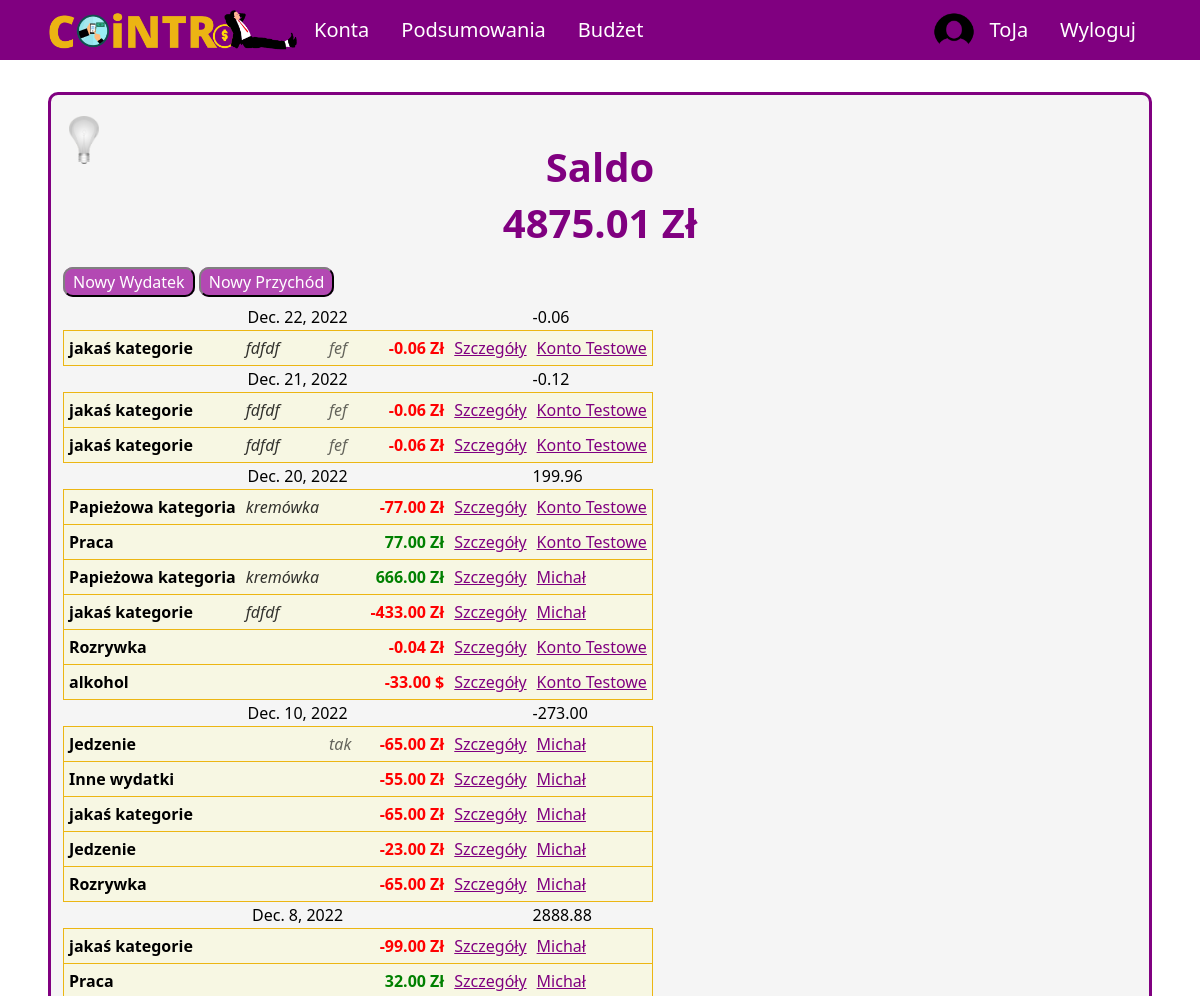
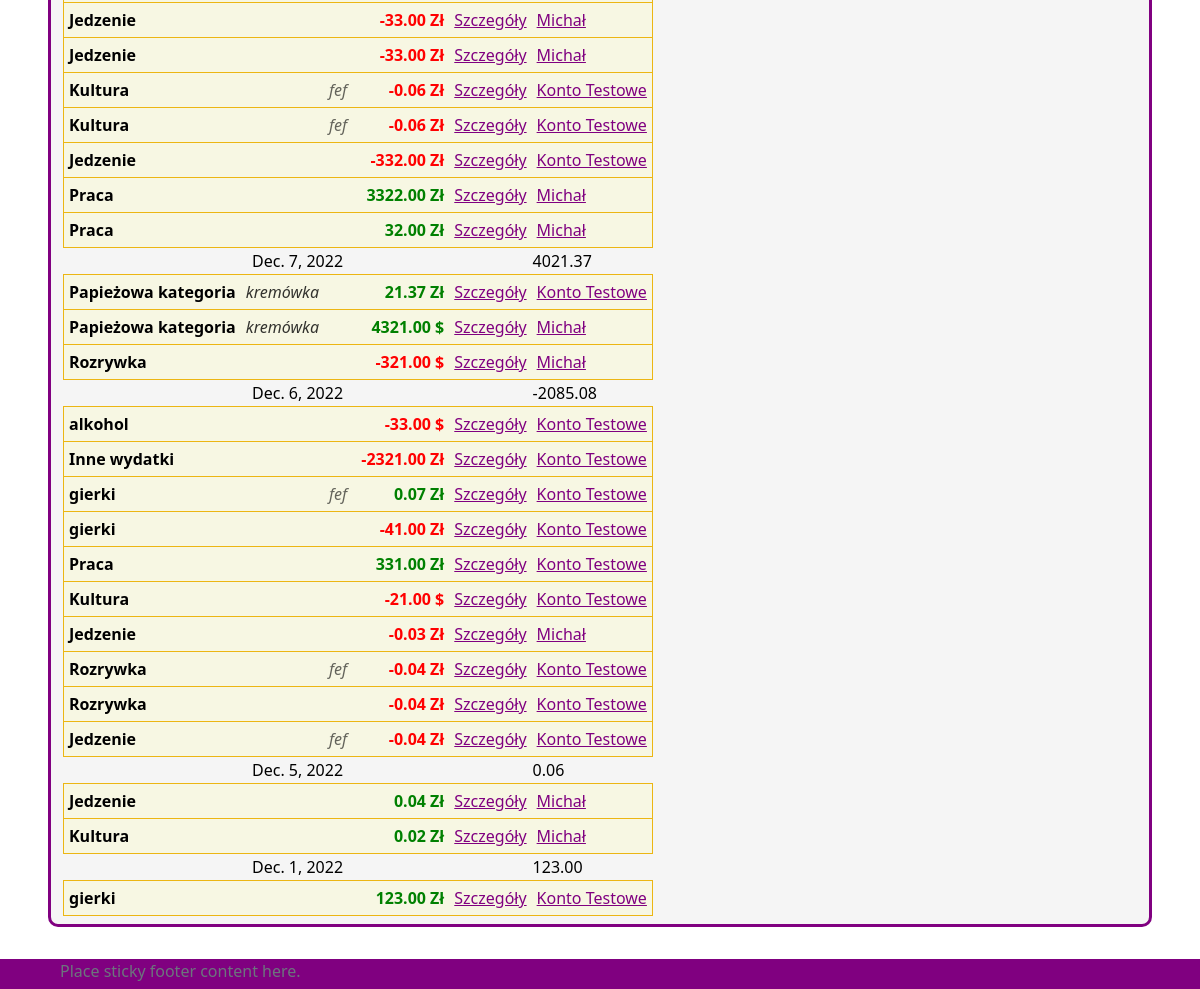
Screenshot of / (signed in) with the database file from the repository (2 pictures, top to bottom).
### UsersApp/models.py (models this page shows, shortened)
class Profile(models.Model):
    user = models.OneToOneField(User, on_delete=models.CASCADE, null=True, blank=True)
    name = models.CharField(max_length=200, blank=True, null=True)
    email = models.EmailField(max_length=400, null=True, blank=True)
    username = models.CharField(max_length=200, blank=True, null=True)
    currency = models.ForeignKey('Currency', on_delete=models.SET_NULL, null=True)
    image = models.ImageField(null=True, blank=True)
    created = models.DateTimeField(auto_now_add=True)
    id = models.UUIDField(default=uuid.uuid4, unique=True,
                            primary_key=True, editable=False)

class Currency(models.Model):
    name = models.CharField(max_length=100)
    access_name = models.CharField(max_length=20) #access_name nazwa aby zdobyć kurs walut
    sign = models.CharField(max_length=5) #znak waluty
    id = models.UUIDField(default=uuid.uuid4, unique=True,
                            primary_key=True, editable=False)

class Category(models.Model):
    SCOPE_CHOICES = (
    ("INCOME", "income"),
    ("EXPENSE", "expense"),
    )
    name = models.CharField(max_length=255)
    owner = models.ForeignKey(Profile, null=True, blank=True, on_delete=models.CASCADE)
    scope = models.CharField(max_length=10, choices=SCOPE_CHOICES) #income / expense - do oddzielenia rodzaju transakcji
    id = models.UUIDField(default=uuid.uuid4, unique=True, primary_key=True, editable=False)
    def __str__(self):
        return self.name

class Subcategory(models.Model):
    name = models.CharField(max_length=255)
    id_category = models.ForeignKey(Category, on_delete=models.CASCADE)
    id = models.UUIDField(default=uuid.uuid4, unique=True, primary_key=True, editable=False)
    def __str__(self):
        return self.name

### aplication/models.py (models this page shows, shortened)
class Transaction(models.Model):
    id_account = models.ForeignKey(Account, on_delete=models.CASCADE)
    id_user = models.ForeignKey(Profile, on_delete=models.SET_NULL, null=True) #konto z którego dokonano transakcji zostało usunięte ale transakcja ma pozostać
    id_category = models.ForeignKey(Category, on_delete=models.CASCADE)
    id_subcategory = models.ForeignKey(Subcategory, on_delete=models.SET_NULL, null=True, blank=True)
    currency = models.ForeignKey(Currency, on_delete=models.SET_NULL, null=True)
    is_periodic = models.BooleanField(default=False)
    amount = models.DecimalField(max_digits=10, decimal_places=2)
    converted_amount = models.DecimalField(max_digits=10, decimal_places=2)
    transaction_date = models.DateField()
    description = models.CharField(max_length=255, blank=True, null=True)
    id = models.UUIDField(default=uuid.uuid4, unique=True, primary_key=True, editable=False)

class Account(models.Model):
    owner = models.ForeignKey(Profile, null=True, blank=True, on_delete=models.CASCADE)
    name = models.CharField(max_length=30)
    currency = models.ForeignKey(Currency, on_delete=models.SET_NULL, null=True)
    is_shared = models.BooleanField(default=False)
    description = models.CharField(max_length=100, null=True, blank=True)
    id = models.UUIDField(default=uuid.uuid4, unique=True, primary_key=True, editable=False)

### aplication/views/account_views.py (the view)
# urls.py: 2. Add a URL to urlpatterns:  path('', views.home, name='home')
def home(request):
    if request.user.is_authenticated:
        all_transactions = Transaction.objects.filter(id_user=request.user.profile).order_by('-transaction_date')
        dates = []
        transactions = []
        values = []
        for t in all_transactions:
            if t.transaction_date not in dates:
                dates.append(t.transaction_date)
        for dt in dates:
            values.append(sum(tr.converted_amount for tr in all_transactions if tr.transaction_date == dt))
            transactions.append(reversed([tr for tr in all_transactions if tr.transaction_date == dt]))
        daily = zip(dates, transactions, values)
        balance = sum(v for v in values)
        context = {
            'profile': request.user.profile,
            'daily': daily,
            'profile_balance': balance,
        }
        return render(request, 'application/home/home-login.html', context)
    else:
        return render(request, 'application/home/home-logout.html')

### templates/application/home/home-login.html (shortened to what this page needs)
{% extends 'application/base.html' %}
{% block content %}
    <div class="title">
        <h1>Saldo</h1>
        <h1>{{ profile_balance }} {{ profile.currency.sign }}</h1>
    </div>
    <div class="content">
        <p class="buttons">
            <a class="button" href="{% url 'addExpenseAccountless' %}">Nowy Wydatek</a>
            <a class="button" href="{% url 'addIncomeAccountless' %}">Nowy Przychód</a>
        </p>
        <table>
        {% for date, transactions, value in daily %}
            <tr class="date">
                <td class="center" colspan="5">{{ date }}</td>
                <td>{{ value }}</td>
            </tr>
            {% for tr in transactions %}
                <tr class="transaction">
                    <td id="transaction-category" class="bold">{{ tr.id_category }}</td>
                    {% if tr.id_subcategory %}
                    <td id="transaction-subcategory">{{ tr.id_subcategory }}</td>
                    {% else %}
                    <td id="transaction-subcategory"></td>
                    {% endif %}
                    {% if tr.description %}
                    <td id="transaction-description">{{ tr.description }}</td>
                    {% else %}
                    <td id="transaction-description"></td>
                    {% endif %}
                    {% if tr.converted_amount >= 0 %}
                        <td id="transaction-amount" class="income">{{ tr.converted_amount }} {{ tr.currency.sign }}</td>
                    {% else %}
                        <td id="transaction-amount" class="expense">{{ tr.converted_amount }} {{ tr.currency.sign }}</td>
                    {% endif %}
                    <td><a class="purple" href="{% url 'showTransaction' tr.id 1 %}">Szczegóły</a></td>
                    <td id="transaction-account">
                        <a id="tr-acc-link" class="purple" href="{% url 'account' pk=tr.id_account.id %}">{{ tr.id_account.name }}</a>
                    </td>
                </tr>
            {% endfor %}
        {% endfor %}
        </table>
    </div>
{% endblock  %}

### templates/application/base.html (shortened to what this page needs)
{%load static%}
<!DOCTYPE html>
<html lang="pl">
<head>
    <link href="https://cdn.jsdelivr.net/npm/bootstrap@5.2.2/dist/css/bootstrap.min.css" rel="stylesheet">
    <link rel="stylesheet" type="text/css" href="{% static 'css/style.css' %}">
</head>
<body onload="checkColorMode()">
    <nav class="nav">
        {% if user.is_authenticated %}
        <ul class="nav justify-content-start">
            <li class="nav-item"><a id="logo-link" class="nav-link" href="{% url 'home' %}">
                <img onmouseover="logoHover()" onmouseout="logoOut()" id="app-logo" src="{% static 'images/logo.png' %}">
            </a>
            <li class="nav-item"><a class="nav-link" href="{% url 'all-accounts' %}">Konta</a></li>
            <li class="nav-item"><a class="nav-link" href="{% url 'summary' %}">Podsumowania</a></li>
            <li class="nav-item"><a class="nav-link" href="{% url 'budget' %}">Budżet</a></li>
        </ul>
        <ul class="nav justify-content-end">
            <img src="{% static 'images/circle_user_image.png' %}", style="border-radius: 50%; width: 40px;">
            <li class="nav-item"><a class="nav-link" href="{% url 'profile' %}">{{ user.username }}</a></li>
            <li class="nav-item"><a class="nav-link" href="{% url 'logout' %}">Wyloguj</a></li>
        </ul>
        {% endif %}
    </nav>
    <div id = "site-content">
        <button onclick="darkMode()" id="dark-mode-button"><img id="light-bulb" src="{% static 'images/bulb_off.png' %}" /></button>
        {% block content %}
        {% endblock %}
    </div>
    <footer class="footer">
        <div class="container">
            <span class="text-muted">Place sticky footer content here.</span>
        </div>
    </footer>
</body>
</html>

### aplication/static/css/style.css (style rules this page uses)
body { background-color: white; color: black; }
a.nav-link { color: white; font-size: 20px; }
ul.nav { align-items: center; }
nav.nav { height: 60px; background-color: purple; justify-content: space-between; padding-left: 4vw; padding-right: 4vw; }
#logo-link { padding: 0; }
#app-logo { width: 250px; }
#site-content { min-height: calc(100vh - 60px - 8vh - 30px); margin-top: 4vh; margin-bottom: 4vh; margin-left: 4vw; margin-right: 4vw; padding-left: 1vw; padding-right: 1vw; padding-top: 1vh; padding-bottom: 1vh; border: 3px solid purple; border-radius: 10px; background-color: whitesmoke; position: relative; }
#dark-mode-button { position: absolute; top: 20px; }
#dark-mode-button > img { width: 30px; }
div.title { padding-top: 5vh; display: flex; align-items: center; flex-direction: column; }
div.title h1 { color: purple; font-size: 40px; font-weight: bold; }
div.content { margin-top: 15px; }
tr.transaction { border: 1px solid rgb(236, 182, 19); border-collapse: collapse; background-color: rgba(250, 250, 210, 0.5); }
tr.transaction > td { padding: 5px; }
#transaction-subcategory { font-style: italic; color: rgba(0, 0, 0, 0.8); }
#transaction-description { font-style: italic; color: rgba(0, 0, 0, 0.6); }
#transaction-amount { text-align: end; font-weight: bold; }
.income { color: green; }
.expense { color: red; }
#tr-acc-link { color: purple; }
p.buttons { margin: 10px 0px; }
.button { background-color: rgba(163, 31, 163, 0.8); color: white; padding: 2px 8px; border: 2px solid; border-radius: 10px; border-color: grey black black grey; text-decoration: none; }
.purple { color: purple; }
.center { text-align: center; }
.bold { font-weight: bold; }
footer { height: 30px; background-color: purple; justify-content: space-between; padding-left: 4vw; padding-right: 4vw; }
button { background-color: rgba(0, 0, 0, 0); border: none; }

### rows the page displays
Profile: currency.sign "Zł"
Transaction: daily "Dec. 22, 2022", id_category "jakaś kategorie", id_subcategory "fdfdf", description "fef", converted_amount "-0.06", currency.sign "Zł", id_account.name "Konto Testowe"
Transaction: daily "Dec. 21, 2022", id_category "jakaś kategorie", id_subcategory "fdfdf", description "fef", converted_amount "-0.06", currency.sign "Zł", id_account.name "Konto Testowe"
Transaction: id_category "jakaś kategorie", id_subcategory "fdfdf", description "fef", converted_amount "-0.06", currency.sign "Zł", id_account.name "Konto Testowe"
Transaction: daily "Dec. 20, 2022", id_category "alkohol", converted_amount "-33.00", currency.sign "$", id_account.name "Konto Testowe"
Transaction: id_category "Papieżowa kategoria", id_subcategory "kremówka", converted_amount "-77.00", currency.sign "Zł", id_account.name "Konto Testowe"
Transaction: id_category "Praca", converted_amount "77.00", currency.sign "Zł", id_account.name "Konto Testowe"
Transaction: id_category "Papieżowa kategoria", id_subcategory "kremówka", converted_amount "666.00", currency.sign "Zł", id_account.name "Michał"
Transaction: id_category "jakaś kategorie", id_subcategory "fdfdf", converted_amount "-433.00", currency.sign "Zł", id_account.name "Michał"
Transaction: id_category "Rozrywka", converted_amount "-0.04", currency.sign "Zł", id_account.name "Konto Testowe"
Transaction: daily "Dec. 10, 2022", id_category "Rozrywka", converted_amount "-65.00", currency.sign "Zł", id_account.name "Michał"
Transaction: id_category "Jedzenie", description "tak", converted_amount "-65.00", currency.sign "Zł", id_account.name "Michał"
Transaction: id_category "Inne wydatki", converted_amount "-55.00", currency.sign "Zł", id_account.name "Michał"
Transaction: id_category "jakaś kategorie", converted_amount "-65.00", currency.sign "Zł", id_account.name "Michał"
Transaction: id_category "Jedzenie", converted_amount "-23.00", currency.sign "Zł", id_account.name "Michał"
Transaction: daily "Dec. 8, 2022", id_category "Praca", converted_amount "32.00", currency.sign "Zł", id_account.name "Michał"
Transaction: id_category "jakaś kategorie", converted_amount "-99.00", currency.sign "Zł", id_account.name "Michał"
Transaction: id_category "Praca", converted_amount "32.00", currency.sign "Zł", id_account.name "Michał"
Transaction: id_category "Jedzenie", converted_amount "-33.00", currency.sign "Zł", id_account.name "Michał"
Transaction: id_category "Jedzenie", converted_amount "-33.00", currency.sign "Zł", id_account.name "Michał"
Transaction: id_category "Kultura", description "fef", converted_amount "-0.06", currency.sign "Zł", id_account.name "Konto Testowe"
Transaction: id_category "Kultura", description "fef", converted_amount "-0.06", currency.sign "Zł", id_account.name "Konto Testowe"
Transaction: id_category "Jedzenie", converted_amount "-332.00", currency.sign "Zł", id_account.name "Konto Testowe"
Transaction: id_category "Praca", converted_amount "3322.00", currency.sign "Zł", id_account.name "Michał"
Transaction: daily "Dec. 7, 2022", id_category "Rozrywka", converted_amount "-321.00", currency.sign "$", id_account.name "Michał"
Transaction: id_category "Papieżowa kategoria", id_subcategory "kremówka", converted_amount "21.37", currency.sign "Zł", id_account.name "Konto Testowe"
Transaction: id_category "Papieżowa kategoria", id_subcategory "kremówka", converted_amount "4321.00", currency.sign "$", id_account.name "Michał"
Transaction: daily "Dec. 6, 2022", id_category "Jedzenie", description "fef", converted_amount "-0.04", currency.sign "Zł", id_account.name "Konto Testowe"
Transaction: id_category "alkohol", converted_amount "-33.00", currency.sign "$", id_account.name "Konto Testowe"
Transaction: id_category "Inne wydatki", converted_amount "-2321.00", currency.sign "Zł", id_account.name "Konto Testowe"
Transaction: id_category "gierki", description "fef", converted_amount "0.07", currency.sign "Zł", id_account.name "Konto Testowe"
Transaction: id_category "gierki", converted_amount "-41.00", currency.sign "Zł", id_account.name "Konto Testowe"
Transaction: id_category "Praca", converted_amount "331.00", currency.sign "Zł", id_account.name "Konto Testowe"
Transaction: id_category "Kultura", converted_amount "-21.00", currency.sign "$", id_account.name "Konto Testowe"
Transaction: id_category "Jedzenie", converted_amount "-0.03", currency.sign "Zł", id_account.name "Michał"
Transaction: id_category "Rozrywka", description "fef", converted_amount "-0.04", currency.sign "Zł", id_account.name "Konto Testowe"
Transaction: id_category "Rozrywka", converted_amount "-0.04", currency.sign "Zł", id_account.name "Konto Testowe"
Transaction: daily "Dec. 5, 2022", id_category "Kultura", converted_amount "0.02", currency.sign "Zł", id_account.name "Michał"
Transaction: id_category "Jedzenie", converted_amount "0.04", currency.sign "Zł", id_account.name "Michał"
Transaction: daily "Dec. 1, 2022", id_category "gierki", converted_amount "123.00", currency.sign "Zł", id_account.name "Konto Testowe"

### other values shown
{{ user.username }} "ToJa"
{{ profile_balance }} "4875.01"
{{ value }} "-0.06" "-0.12" "199.96" "-273.00" "2888.88" "4021.37" "-2085.08" "0.06" "123.00"
